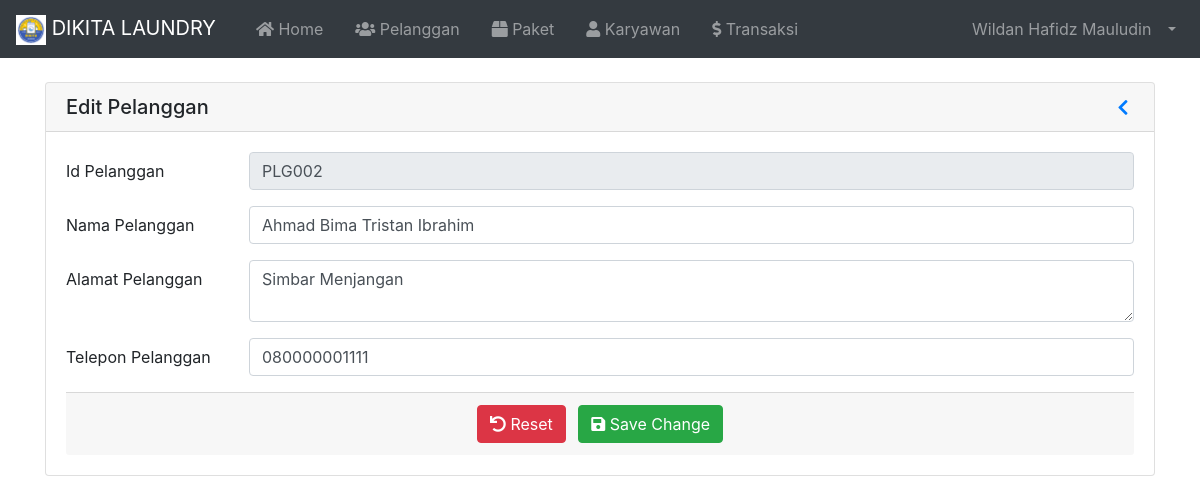
The app's page /index.php?page=EditPelanggan&id=PLG002 (signed in) with its own data.
### tables this page shows
CREATE TABLE `tbl_karyawan` (
  `id` int(11) NOT NULL,
  `nama` varchar(100) NOT NULL,
  `username` varchar(30) NOT NULL,
  `password` varchar(255) NOT NULL,
  `email` varchar(255) NOT NULL,
  `no_hp` varchar(20) NOT NULL,
  `alamat` varchar(100) NOT NULL,
  `catatan` varchar(255) NOT NULL,
  `image` varchar(255) NOT NULL,
  `role` varchar(20) NOT NULL
);

CREATE TABLE `tbl_pelanggan` (
  `id` varchar(10) NOT NULL,
  `nama` varchar(100) NOT NULL,
  `alamat` varchar(255) NOT NULL,
  `no_hp` varchar(20) NOT NULL
);

### index.php (called while the page is built, shortened)
<?php
require 'load/config.php';
require 'load/function.php';
?>
<?php require_once 'header.php'; ?>
<?php require 'content.php'; ?>
<?php require_once 'footer.php'; ?>

### load/function.php (called while the page is built, shortened)
<?php
require 'config.php';
function viewData($query)
{
  global $koneksi;
  $result = mysqli_query($koneksi, $query);
  if (mysqli_num_rows($result) == 1) {
    return mysqli_fetch_assoc($result);
  }
  $rows = [];
  return $rows;
}

### page/pelanggan/editpelanggan.php (the view, shortened to what this page needs)
<?php
	$id = $_GET['id'];
	$data = viewData("SELECT * FROM tbl_pelanggan WHERE id = '$id'");
?>
<div class="container container-fluid">
	<div class="card mt-4 mb-4">
		<h5 class="card-header d-flex flex-row align-items-center justify-content-between">
			<a>Edit Pelanggan</a>
			<a href="?page=Pelanggan" role="button" id="dropdownMenuLink" aria-haspopup="true" aria-expanded="false">
				<i class="fas fa-chevron-left fa-sm fa-fw"></i>
			</a>
		</h5>
		<div class="card-body">
			<form method="post" action="">
				<div class="form-group row">
					<label for="id" class="col-sm-2 col-form-label">Id Pelanggan</label>
					<div class="col-sm-10">
						<input type="text" class="form-control" id="id" name="id" value="<?= $data['id']; ?>" required readonly>
					</div>
				</div>
				<div class="form-group row">
					<label for="nama" class="col-sm-2 col-form-label">Nama Pelanggan</label>
					<div class="col-sm-10">
						<input type="text" class="form-control" id="nama" name="nama" value="<?= $data['nama']; ?>"
							placeholder="Masukkan Nama Pelanggan" maxlength="50" required autofocus>
					</div>
				</div>
				<div class="form-group row">
					<label for="alamat" class="col-sm-2 col-form-label">Alamat Pelanggan</label>
					<div class="col-sm-10">
						<textarea type="text" class="form-control" id="alamat" name="alamat" placeholder="Masukkan Alamat Pelanggan"
							maxlength="255" required><?= $data['alamat']; ?></textarea>
					</div>
				</div>
				<div class="form-group row">
					<label for="no_hp" class="col-sm-2 col-form-label">Telepon Pelanggan</label>
					<div class="col-sm-10">
						<input type="number" class="form-control" id="no_hp" name="no_hp" value="<?= $data['no_hp']; ?>" min="0" maxlength="20" placeholder="Masukkan Telepon Pelanggan" autocomplete="off" required>
					</div>
				</div>
				<div class="card-footer text-center">
					<button type="reset" class="btn btn-danger mr-2"><i class="fas fa-undo"></i> Reset</button>
					<button type="submit" name="submit" class="btn btn-success"><i class="fas fa-save"></i> Save Change</button>
				</div>
			</form>
		</div>
	</div>
</div>

### header.php (shortened to what this page needs)
<?php
$id = $_SESSION['id'];
$result = mysqli_query($koneksi, "SELECT * FROM tbl_karyawan WHERE id = '$id'");
$user = mysqli_fetch_assoc($result);
?>
<!DOCTYPE html>
<html lang="en">
<head>
    <link rel="stylesheet" href="asset/vendor/bootstrap-4.5.3/css/bootstrap.min.css">
    <link rel="stylesheet" href="asset/vendor/fontawesome/css/all.min.css">
    <link rel="stylesheet" href="asset/vendor/datatables-b4/datatables.min.css">
</head>
<body>
    <nav class="navbar navbar-expand-lg navbar-dark bg-dark">
        <a class="navbar-brand" href="index.php">
            <img src="asset/img/logo.png" width="30" height="30" alt="">
            DIKITA LAUNDRY
        </a>
        <div class="collapse navbar-collapse" id="navbarSupportedContent">
            <ul class="navbar-nav mr-auto">
                <li class="nav-item ml-3">
                    <a class="nav-link" href="index.php"><i class="fas fa-home"></i> Home<span class="sr-only">(current)</span></a>
                </li>
                <li class="nav-item ml-3">
                    <a class="nav-link" href="?page=Pelanggan"><i class="fas fa-users"></i> Pelanggan</a>
                </li>
                <li class="nav-item ml-3">
                    <a class="nav-link" href="?page=Paket"><i class="fas fa-box"></i> Paket</a>
                </li>
                <?php if ($user['role'] == 'Admin') : ?>
                    <li class="nav-item ml-3">
                        <a class="nav-link" href="?page=Karyawan"><i class="fas fa-user"></i> Karyawan</a>
                    </li>
                <?php endif; ?>
                <li class="nav-item ml-3">
                    <a class="nav-link " href="?page=Transaksi"><i class="fas fa-dollar-sign"></i> Transaksi</a>
                </li>
            </ul>
            <ul class="navbar-nav ml-auto">
                <li class="nav-item dropdown">
                    <a class="nav-link dropdown-toggle" href="#" id="userDropdown" role="button" data-toggle="dropdown" aria-haspopup="true" aria-expanded="false">
                        <span class="mr-2 d-none d-lg-inline"><?= $user['nama']; ?></span>
                    </a>
                </li>
            </ul>
        </div>
    </nav>

### records on screen
tbl_karyawan: nama "Wildan Hafidz Mauludin"
tbl_pelanggan: id "PLG002", nama "Ahmad Bima Tristan Ibrahim", alamat "Simbar Menjangan", no_hp "080000001111"
